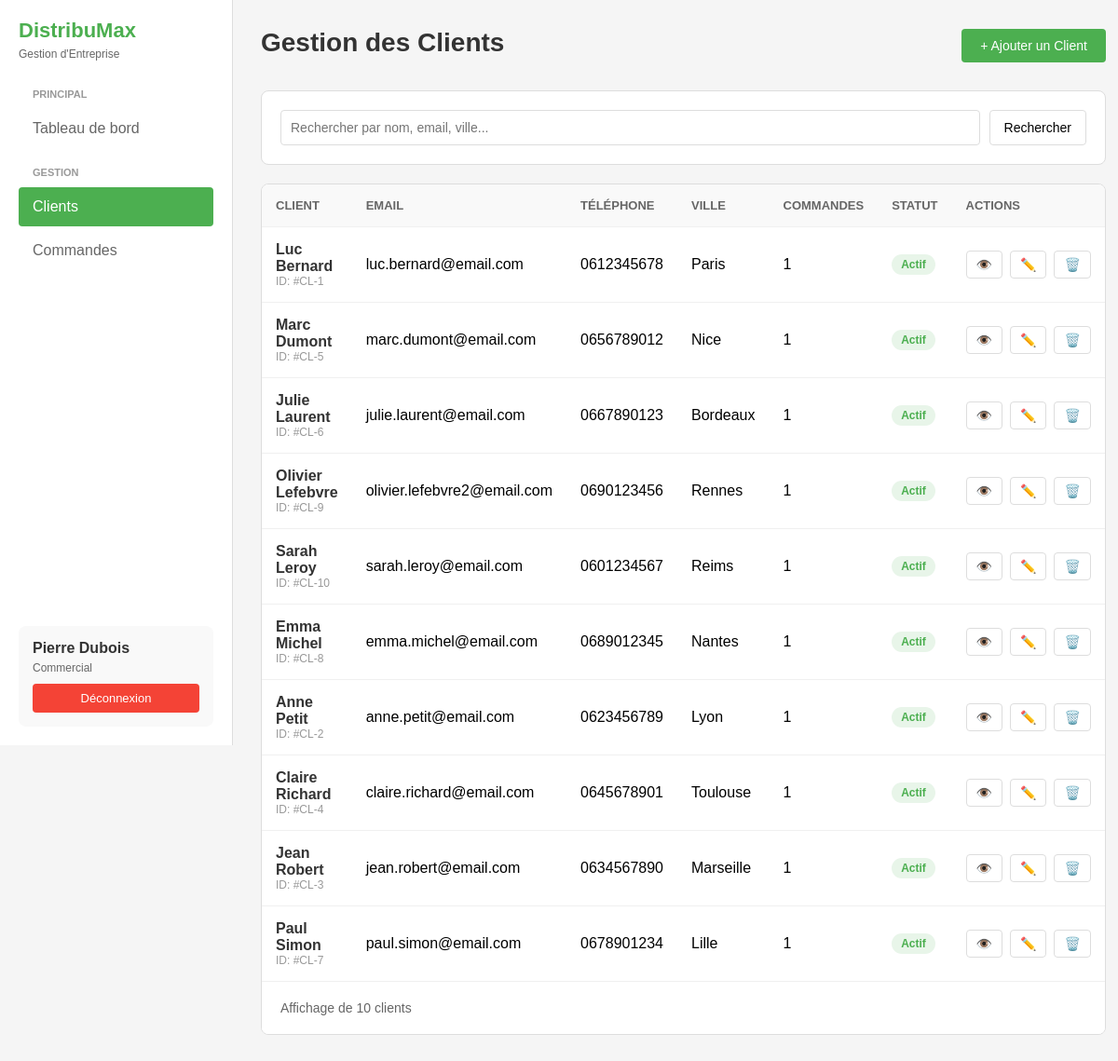
The page /pages/clients.php (signed in) on the database its author committed.
### tables this page shows
CREATE TABLE IF NOT EXISTS clients (
    id INT AUTO_INCREMENT PRIMARY KEY,
    nom VARCHAR(100) NOT NULL,
    prenom VARCHAR(100) NOT NULL,
    email VARCHAR(150) NOT NULL UNIQUE,
    telephone VARCHAR(20),
    adresse TEXT,
    ville VARCHAR(100),
    code_postal VARCHAR(10),
    commercial_id INT,
    actif BOOLEAN DEFAULT TRUE,
    created_at TIMESTAMP DEFAULT CURRENT_TIMESTAMP,
    updated_at TIMESTAMP DEFAULT CURRENT_TIMESTAMP ON UPDATE CURRENT_TIMESTAMP,
    FOREIGN KEY (commercial_id) REFERENCES utilisateurs(id) ON DELETE SET NULL,
    INDEX idx_commercial (commercial_id)
);

### config/Database.php (called while the page is built, shortened)
<?php
class Database {
    private static $instance = null;
    private $connection;
    private $host = 'localhost';
    private $dbname = 'gestion_distribution';
    private $username = 'root';
    private $password = '';
    private $charset = 'utf8mb4';
    private function __construct() {
        try {
            $dsn = "mysql:host={$this->host};dbname={$this->dbname};charset={$this->charset}";
            $options = [
                PDO::ATTR_ERRMODE            => PDO::ERRMODE_EXCEPTION,
                PDO::ATTR_DEFAULT_FETCH_MODE => PDO::FETCH_ASSOC,
                PDO::ATTR_EMULATE_PREPARES   => false,
            ];
            $this->connection = new PDO($dsn, $this->username, $this->password, $options);
        } catch (PDOException $e) {
            die("Erreur de connexion à la base de données : " . $e->getMessage());
        }
    }
    public static function getInstance() {
        if (self::$instance === null) {
            self::$instance = new self();
        }
        return self::$instance;
    }
    public function getConnection() {
        return $this->connection;
    }
}

### controllers/ClientController.php (called while the page is built, shortened)
<?php
require_once __DIR__ . '/../models/Client.php';
require_once __DIR__ . '/../config/Database.php';
class ClientController {
    private $clientModel;
    private $db;
    private $action = 'list';
    private $clients = [];
    private $search = '';
    public function __construct() {
        $this->clientModel = new Client();
        $this->db = Database::getInstance()->getConnection();
    }
    public function handleRequest(): void {
        $this->action = $_GET['action'] ?? 'list';
        $this->search = $_GET['search'] ?? '';
        $this->loadData();
    }
    public function getCommandesCount(int $clientId): int {
        try {
            $sql = "SELECT COUNT(*) as count FROM commandes WHERE client_id = :client_id";
            $stmt = $this->db->prepare($sql);
            $stmt->execute([':client_id' => $clientId]);
            $result = $stmt->fetch();
            return $result['count'] ?? 0;
        } catch (Exception $e) {
            return 0;
        }
    }
    private function loadData(): void {
        $this->clients = $this->clientModel->getAll();
    }
    public function getAction(): string { return $this->action; }
    public function getClients(): array { return $this->clients; }
    public function getSearch(): string { return $this->search; }
}

### models/Client.php (called while the page is built, shortened)
<?php
require_once __DIR__ . '/../config/Database.php';
class Client {
    private $db;
    public function __construct() {
        $this->db = Database::getInstance()->getConnection();
    }
    public function getAll() {
        try {
            $sql = "SELECT c.*, CONCAT(u.prenom, ' ', u.nom) as commercial_nom
                    FROM clients c
                    LEFT JOIN utilisateurs u ON c.commercial_id = u.id
                    WHERE c.actif = 1
                    ORDER BY c.nom, c.prenom";
            $stmt = $this->db->query($sql);
            return $stmt->fetchAll();
        } catch (PDOException $e) {
            error_log("Erreur récupération clients: " . $e->getMessage());
            return [];
        }
    }
}

### pages/clients.php (the view, shortened to what this page needs)
<?php
$additionalCss = './styles/clients.css';
require_once __DIR__ . '/../controllers/ClientController.php';
$controller = new ClientController();
$controller->handleRequest();
$action = $controller->getAction();
$clients = $controller->getClients();
$search = $controller->getSearch();
require_once __DIR__ . '/../includes/header.php';
?>
<?php if ($action === 'list'): ?>
    <div class="header">
        <h1>Gestion des Clients</h1>
        <div class="header-buttons">
            <a href="clients.php?action=add" class="btn-primary">+ Ajouter un Client</a>
        </div>
    </div>
    <div class="toolbar">
        <form method="GET" action="" class="search-box">
            <input type="text" name="search" placeholder="Rechercher par nom, email, ville..." value="<?php echo htmlspecialchars($search); ?>">
            <button type="submit" class="filter-btn">Rechercher</button>
        </form>
    </div>
    <div class="table-container">
        <table>
            <thead>
                <tr>
                    <th>Client</th>
                    <th>Email</th>
                    <th>Téléphone</th>
                    <th>Ville</th>
                    <th>Commandes</th>
                    <th>Statut</th>
                    <th>Actions</th>
                </tr>
            </thead>
            <tbody>
                <?php if (empty($clients)): ?>
                    <tr>
                        <td colspan="7" style="text-align: center; color: #666;">Aucun client trouvé</td>
                    </tr>
                <?php else: ?>
                    <?php foreach ($clients as $client): ?>
                        <tr>
                            <td>
                                <div class="client-name"><?php echo htmlspecialchars($client['prenom'] . ' ' . $client['nom']); ?></div>
                                <div class="client-id">ID: #CL-<?php echo htmlspecialchars($client['id']); ?></div>
                            </td>
                            <td><?php echo htmlspecialchars($client['email']); ?></td>
                            <td><?php echo htmlspecialchars($client['telephone'] ?? '-'); ?></td>
                            <td><?php echo htmlspecialchars($client['ville'] ?? '-'); ?></td>
                            <td><?php echo $controller->getCommandesCount($client['id']); ?></td>
                            <td><span class="badge active">Actif</span></td>
                            <td>
                                <div class="actions">
                                    <a href="clients.php?action=view&id=<?php echo $client['id']; ?>" class="btn-icon" title="Voir">👁️</a>
                                    <a href="clients.php?action=edit&id=<?php echo $client['id']; ?>" class="btn-icon" title="Modifier">✏️</a>
                                    <form method="POST" action="" style="display: inline;" onsubmit="return confirm('Êtes-vous sûr de vouloir supprimer ce client?');">
                                        <button type="submit" class="btn-icon" title="Supprimer">🗑️</button>
                                    </form>
                                </div>
                            </td>
                        </tr>
                    <?php endforeach; ?>
                <?php endif; ?>
            </tbody>
        </table>
        <div class="pagination">
            <div class="pagination-info">
                Affichage de <?php echo count($clients); ?> clients
            </div>
        </div>
    </div>
<?php endif; ?>
<?php require_once __DIR__ . '/../includes/footer.php'; ?>

### includes/header.php (shortened to what this page needs)
<?php
$currentPage = basename($_SERVER['PHP_SELF'], '.php');
?>
<!DOCTYPE html>
<html lang="fr">
<head>
    <link rel="stylesheet" href="./styles/dashboard.css">
    <?php if (isset($additionalCss)): ?>
    <link rel="stylesheet" href="<?php echo $additionalCss; ?>">
    <?php endif; ?>
</head>
<body>
    <div class="container">
        <aside class="sidebar">
            <div class="logo">
                <h2>DistribuMax</h2>
                <p>Gestion d'Entreprise</p>
            </div>
            <nav>
                <div class="nav-section">
                    <div class="nav-section-title">Principal</div>
                    <a href="dashboard.php" class="nav-item <?php echo $currentPage === 'dashboard' ? 'active' : ''; ?>">Tableau de bord</a>
                </div>
                <div class="nav-section">
                    <?php if (in_array($_SESSION['user_role'] ?? '', ['Manager', 'Commercial'])): ?>
                    <div class="nav-section-title">Gestion</div>
                    <a href="clients.php" class="nav-item <?php echo $currentPage === 'clients' ? 'active' : ''; ?>">Clients</a>
                    <a href="commandes.php" class="nav-item <?php echo $currentPage === 'commandes' ? 'active' : ''; ?>">Commandes</a>
                    <?php endif; ?>
                </div>
            </nav>
            <div class="user-info">
                <div class="name"><?php echo htmlspecialchars($_SESSION['user_prenom'] . ' ' . $_SESSION['user_nom']); ?></div>
                <div class="role"><?php echo htmlspecialchars($_SESSION['user_role']); ?></div>
                <a href="logout.php" class="btn-logout">Déconnexion</a>
            </div>
        </aside>
        <main class="main-content">

### includes/footer.php
        </main>
    </div>
</body>
</html>

### pages/styles/dashboard.css (style rules this page uses)
* { margin: 0; padding: 0; box-sizing: border-box; }
body { font-family: Arial, sans-serif; background: #f5f5f5; }
.container { display: flex; min-height: 100vh; }
.sidebar { position: fixed; top: 0; left: 0; width: 250px; height: 100vh; background: white; border-right: 1px solid #ddd; padding: 20px; overflow-y: auto; z-index: 1000; display: flex; flex-direction: column; }
.logo h2 { color: #4caf50; font-size: 22px; margin-bottom: 5px; }
.logo p { color: #666; font-size: 12px; margin-bottom: 30px; }
nav { flex: 1; overflow-y: auto; }
.nav-item { display: block; padding: 12px 15px; color: #666; text-decoration: none; border-radius: 4px; margin-bottom: 5px; transition: all 0.3s; }
.nav-item.active { background: #4caf50; color: white; }
.nav-section { margin-bottom: 20px; }
.nav-section-title { font-size: 11px; color: #999; text-transform: uppercase; margin-bottom: 10px; margin-left: 15px; font-weight: 600; }
.user-info { padding: 15px; background: #f9f9f9; border-radius: 8px; margin-top: auto; }
.user-info .name { font-weight: 600; color: #333; }
.user-info .role { font-size: 12px; color: #666; margin-top: 5px; margin-bottom: 10px; }
.btn-logout { display: block; margin-top: 10px; padding: 8px 15px; background: #f44336; color: white; text-decoration: none; border-radius: 4px; text-align: center; font-size: 13px; transition: background 0.3s; }
.main-content { flex: 1; margin-left: 250px; padding: 30px; min-height: 100vh; }
.header h1 { color: #333; font-size: 28px; margin-bottom: 5px; }

### pages/styles/clients.css (style rules this page uses)
.container { margin: 0 auto; }
.header { display: flex; justify-content: space-between; align-items: center; margin-bottom: 30px; }
.header h1 { color: #333; font-size: 28px; }
.header-buttons { display: flex; gap: 10px; }
.btn-primary { padding: 10px 20px; background: #4caf50; color: white; border: none; border-radius: 4px; font-size: 14px; cursor: pointer; text-decoration: none; display: inline-block; }
.toolbar { background: white; padding: 20px; border-radius: 8px; margin-bottom: 20px; border: 1px solid #ddd; display: flex; gap: 15px; flex-wrap: wrap; }
.search-box { flex: 1; min-width: 250px; display: flex; gap: 10px; }
.search-box input { flex: 1; padding: 10px; border: 1px solid #ddd; border-radius: 4px; font-size: 14px; }
.filter-btn { padding: 10px 15px; border: 1px solid #ddd; background: white; border-radius: 4px; cursor: pointer; font-size: 14px; }
.table-container { background: white; border-radius: 8px; border: 1px solid #ddd; overflow: hidden; }
table { width: 100%; border-collapse: collapse; }
thead { background: #f9f9f9; }
th { padding: 15px; text-align: left; font-size: 13px; color: #666; font-weight: 600; text-transform: uppercase; }
td { padding: 15px; border-top: 1px solid #f0f0f0; }
.client-name { font-weight: 600; color: #333; }
.client-id { font-size: 12px; color: #999; }
.badge { display: inline-block; padding: 4px 10px; border-radius: 12px; font-size: 12px; font-weight: 600; }
.badge.active { background: #e8f5e9; color: #4caf50; }
.actions { display: flex; gap: 8px; }
.btn-icon { padding: 6px 10px; border: 1px solid #ddd; background: white; border-radius: 4px; cursor: pointer; font-size: 14px; text-decoration: none; color: #333; }
.pagination { display: flex; justify-content: space-between; align-items: center; padding: 20px; background: white; border-top: 1px solid #f0f0f0; }
.pagination-info { color: #666; font-size: 14px; }

### rows shown on the page
clients: prenom+nom "Luc Bernard", id "1", email "luc.bernard@email.com", telephone "0612345678", ville "Paris"
clients: prenom+nom "Marc Dumont", id "5", email "marc.dumont@email.com", telephone "0656789012", ville "Nice", CommandesCount "1"
clients: prenom+nom "Julie Laurent", id "6", email "julie.laurent@email.com", telephone "0667890123", ville "Bordeaux", CommandesCount "1"
clients: prenom+nom "Olivier Lefebvre", id "9", email "olivier.lefebvre2@email.com", telephone "0690123456", ville "Rennes", CommandesCount "1"
clients: prenom+nom "Sarah Leroy", id "10", email "sarah.leroy@email.com", telephone "0601234567", ville "Reims", CommandesCount "1"
clients: prenom+nom "Emma Michel", id "8", email "emma.michel@email.com", telephone "0689012345", ville "Nantes", CommandesCount "1"
clients: prenom+nom "Anne Petit", id "2", email "anne.petit@email.com", telephone "0623456789", ville "Lyon", CommandesCount "1"
clients: prenom+nom "Claire Richard", id "4", email "claire.richard@email.com", telephone "0645678901", ville "Toulouse", CommandesCount "1"
clients: prenom+nom "Jean Robert", id "3", email "jean.robert@email.com", telephone "0634567890", ville "Marseille", CommandesCount "1"
clients: prenom+nom "Paul Simon", id "7", email "paul.simon@email.com", telephone "0678901234", ville "Lille", CommandesCount "1"

### other values the page prints
$_SESSION['user_prenom'] . ' ' . $_SESSION['user_nom'] "Pierre Dubois"
$_SESSION['user_role'] "Commercial"
count($clients) "10"
